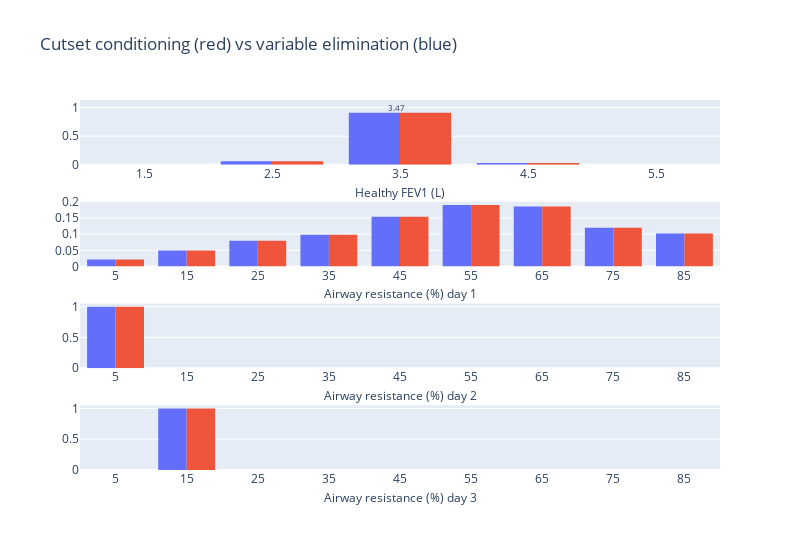

Source (notebook cell):
### Code cell
fig = make_subplots(rows=4, cols=1, vertical_spacing=0.1)
# Add HFEV1
ih.plot_histogram(
    fig, HFEV1, res_exact[HFEV1.name].values, HFEV1.a, HFEV1.b, 1, 1, annot=False
)
ih.plot_histogram(
    fig, AR, res_exact[AR_vars[0].name].values, AR.a, AR.b, 2, 1, annot=False
)
ih.plot_histogram(
    fig,
    AR,
    AR.get_point_message(df_mock.loc[1, AR.name]),
    AR.a,
    AR.b,
    3,
    1,
    annot=False,
)
ih.plot_histogram(
    fig,
    AR,
    AR.get_point_message(df_mock.loc[2, AR.name]),
    AR.a,
    AR.b,
    4,
    1,
    annot=False,
)

# Add HFEV1
# ih.plot_histogram(fig, HFEV1, df_res_before_convergence.loc[5, HFEV1.name], HFEV1.a, HFEV1.b, 1, 1, title=HFEV1.name)
ih.plot_histogram(
    fig,
    HFEV1,
    df_query_res.loc[0, HFEV1.name],
    HFEV1.a,
    HFEV1.b,
    1,
    1,
    title=HFEV1.name,
)
ih.plot_histogram(
    fig,
    AR,
    df_query_res.loc[0, AR.name],
    AR.a,
    AR.b,
    2,
    1,
    title=f"{AR.name} day 1",
    annot=False,
)
ih.plot_histogram(
    fig,
    AR,
    AR.get_point_message(df_mock.loc[1, AR.name]),
    AR.a,
    AR.b,
    3,
    1,
    title=f"{AR.name} day 2",
    annot=False,
)
ih.plot_histogram(
    fig,
    AR,
    AR.get_point_message(df_mock.loc[2, AR.name]),
    # df_query_res.loc[2, AR.name],
    AR.a,
    AR.b,
    4,
    1,
    title=f"{AR.name} day 3",
    annot=False,
)

for i in range(4):
    fig.data[i].marker.color = "#636EFA"
    fig.data[i + 4].marker.color = "#EF553B"
# Reduce x axis title font size
fig.update_xaxes(title_font=dict(size=12), title_standoff=7)

# Hide legend
title = "Cutset conditioning (red) vs variable elimination (blue)"
fig.update_layout(showlegend=False, height=550, width=800, title=title)
fig.show()

### Figure 1 — Plotly figure (JSON) as saved in the notebook; plotly's stock layout.template omitted (floating-point values rounded to 4 significant figures)
{"data": [{"histfunc": "sum", "marker": {"color": "#636EFA"}, "type": "histogram", "x": [1, 2, 3, 4, 5], "xaxis": "x", "xbins": {"end": 6, "size": 1, "start": 1}, "y": [1.952e-05, 0.0595, 0.9105, 0.02999, 0], "yaxis": "y"}, {"histfunc": "sum", "marker": {"color": "#636EFA"}, "type": "histogram", "x": [0, 10, 20, 30, 40, 50, 60, 70, 80], "xaxis": "x2", "xbins": {"end": 90, "size": 10, "start": 0}, "y": [0.02162, 0.0494, 0.07982, 0.09836, 0.1536, 0.19, 0.1853, 0.1196, 0.1022], "yaxis": "y2"}, {"histfunc": "sum", "marker": {"color": "#636EFA"}, "type": "histogram", "x": [0, 10, 20, 30, 40, 50, 60, 70, 80], "xaxis": "x3", "xbins": {"end": 90, "size": 10, "start": 0}, "y": [1, 0, 0, 0, 0, 0, 0, 0, 0], "yaxis": "y3"}, {"histfunc": "sum", "marker": {"color": "#636EFA"}, "type": "histogram", "x": [0, 10, 20, 30, 40, 50, 60, 70, 80], "xaxis": "x4", "xbins": {"end": 90, "size": 10, "start": 0}, "y": [0, 1, 0, 0, 0, 0, 0, 0, 0], "yaxis": "y4"}, {"histfunc": "sum", "marker": {"color": "#EF553B"}, "type": "histogram", "x": [1, 2, 3, 4, 5], "xaxis": "x", "xbins": {"end": 6, "size": 1, "start": 1}, "y": [1.952e-05, 0.0595, 0.9105, 0.02999, 0], "yaxis": "y"}, {"histfunc": "sum", "marker": {"color": "#EF553B"}, "type": "histogram", "x": [0, 10, 20, 30, 40, 50, 60, 70, 80], "xaxis": "x2", "xbins": {"end": 90, "size": 10, "start": 0}, "y": [0.02162, 0.0494, 0.07982, 0.09836, 0.1536, 0.19, 0.1853, 0.1196, 0.1022], "yaxis": "y2"}, {"histfunc": "sum", "marker": {"color": "#EF553B"}, "type": "histogram", "x": [0, 10, 20, 30, 40, 50, 60, 70, 80], "xaxis": "x3", "xbins": {"end": 90, "size": 10, "start": 0}, "y": [1, 0, 0, 0, 0, 0, 0, 0, 0], "yaxis": "y3"}, {"histfunc": "sum", "marker": {"color": "#EF553B"}, "type": "histogram", "x": [0, 10, 20, 30, 40, 50, 60, 70, 80], "xaxis": "x4", "xbins": {"end": 90, "size": 10, "start": 0}, "y": [0, 1, 0, 0, 0, 0, 0, 0, 0], "yaxis": "y4"}], "layout": {"annotations": [{"font": {"size": 8}, "showarrow": false, "text": "3.47", "x": 3.47, "xref": "x", "y": 1.002, "yref": "y"}], "height": 550, "showlegend": false, "title": {"text": "Cutset conditioning (red) vs variable elimination (blue)"}, "width": 800, "xaxis": {"anchor": "y", "domain": [0, 1], "nticks": 20, "range": [1, 6], "title": {"font": {"size": 12}, "standoff": 7, "text": "Healthy FEV1 (L)"}}, "xaxis2": {"anchor": "y2", "domain": [0, 1], "nticks": 20, "range": [0, 90], "title": {"font": {"size": 12}, "standoff": 7, "text": "Airway resistance (%) day 1"}}, "xaxis3": {"anchor": "y3", "domain": [0, 1], "nticks": 20, "range": [0, 90], "title": {"font": {"size": 12}, "standoff": 7, "text": "Airway resistance (%) day 2"}}, "xaxis4": {"anchor": "y4", "domain": [0, 1], "nticks": 20, "range": [0, 90], "title": {"font": {"size": 12}, "standoff": 7, "text": "Airway resistance (%) day 3"}}, "yaxis": {"anchor": "x", "domain": [0.825, 1]}, "yaxis2": {"anchor": "x2", "domain": [0.55, 0.725]}, "yaxis3": {"anchor": "x3", "domain": [0.275, 0.45]}, "yaxis4": {"anchor": "x4", "domain": [0, 0.175]}}}
